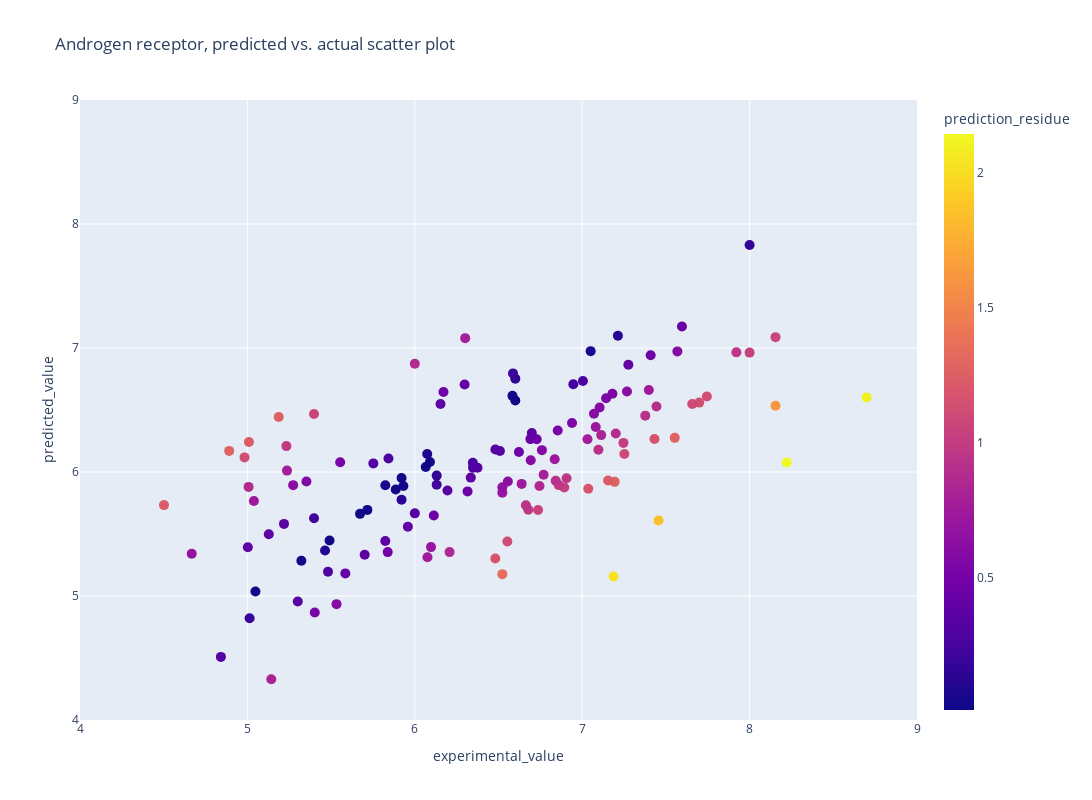

This figure's notebook cell:
### Code cell
fig_scatter

### Figure 1 — Plotly figure (JSON) as saved in the notebook; plotly's stock layout.template omitted (floating-point values rounded to 4 significant figures; data arrays with more than 128 entries replaced by an {"elided": "..."} marker saying what was removed)
{"data": [{"hovertemplate": "experimental_value=%{x}<br>predicted_value=%{y}<br>prediction_residue=%{marker.color}<extra></extra>", "legendgroup": "", "marker": {"color": {"elided": "135 float values"}, "coloraxis": "coloraxis", "size": 10, "symbol": "circle"}, "mode": "markers", "name": "", "orientation": "v", "showlegend": false, "type": "scatter", "x": {"elided": "135 float values"}, "xaxis": "x", "y": {"elided": "135 float values"}, "yaxis": "y"}], "layout": {"coloraxis": {"colorbar": {"title": {"text": "prediction_residue"}}, "colorscale": [[0, "#0d0887"], [0.1111, "#46039f"], [0.2222, "#7201a8"], [0.3333, "#9c179e"], [0.4444, "#bd3786"], [0.5556, "#d8576b"], [0.6667, "#ed7953"], [0.7778, "#fb9f3a"], [0.8889, "#fdca26"], [1, "#f0f921"]]}, "height": 800, "legend": {"tracegroupgap": 0}, "title": {"text": "Androgen receptor, predicted vs. actual scatter plot"}, "width": 1200, "xaxis": {"anchor": "y", "domain": [0, 1], "range": [4, 9], "title": {"text": "experimental_value"}}, "yaxis": {"anchor": "x", "domain": [0, 1], "range": [4, 9], "title": {"text": "predicted_value"}}}}
